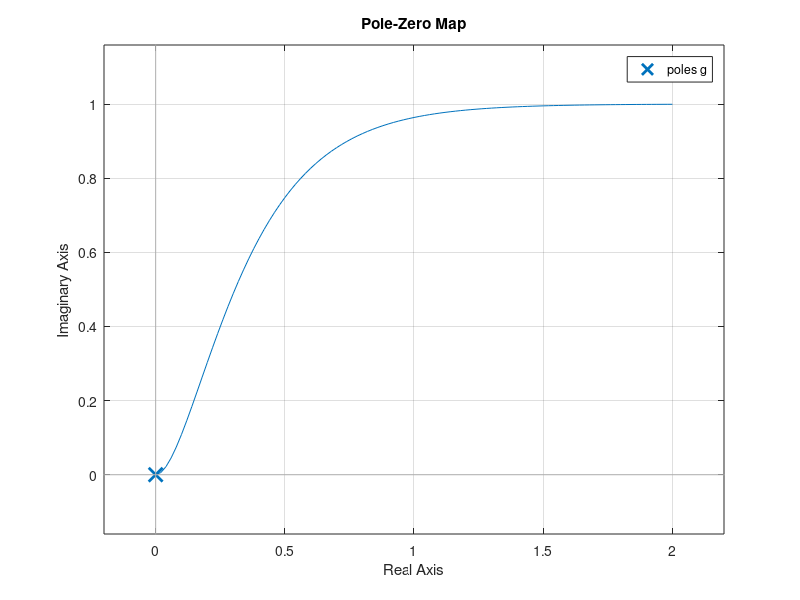

Recreate this plot in MATLAB. (Note: this script raises an error after producing the figure.)
# partial fraction expansion
b = [1,1,1]; #numerator (coefficients of s terms, in decending powers)
a = [1,-5,8,-4]; #denominator, same as above
[r,p,k,e]=residue(b,a)

# example
# partial fraction expansion
#
#               32
#  y1:  -------------------
#       s^3 + 12 s^2 + 32 s
#
b=[32];
a=[1,12,32,0];
[r,p,k,e]=residue(b,a)

# bode plots
pkg load control
s=tf('s');
g=32/(s^3+12*s^2+32*s) # same as above

bode(g);

# system responses
step(g)
impulse(g)

#pole zero plot
pzmap(g)

# feedback (openloop to closed loop)
pkg load control
s = tf('s');
g_0 = 32 / (s^3 + 12*s^2 + 32*s)
g_f = 1 # unity feedback (this can also be a function)
g_c = feedback(g_o, g_f)

# root locus
rlocus(g_c)

# nyquist plot
nyquist(g_c)

# creating a time vector
t0 = 0;
t_end = 10;
n = 250;
t = linspace(t0,t_end,n);
